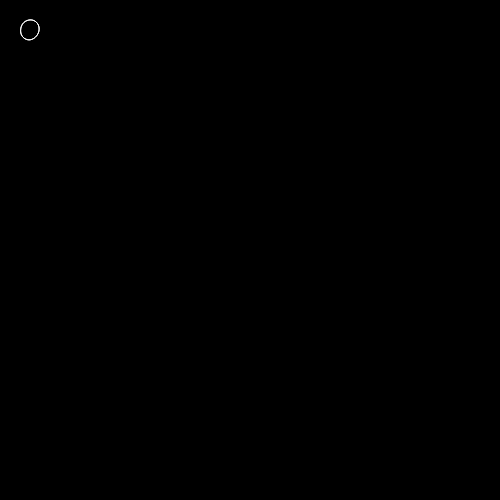
Frame 1 (no input)
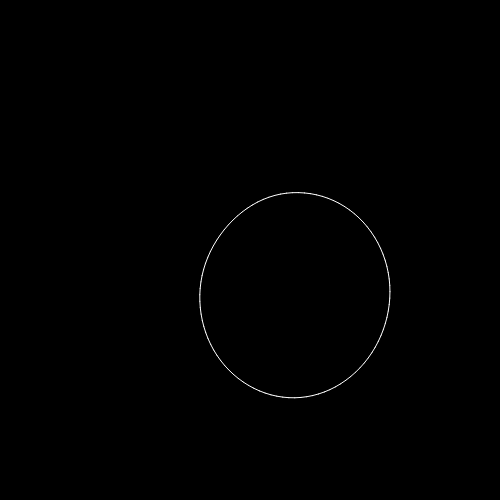
Frame 60 (no input)
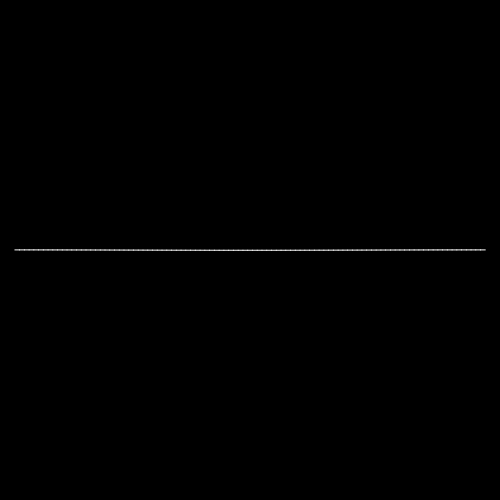
Frame 120 (the mouse pressed at the canvas centre since frame 60)

The p5.js sketch that drew these frames (run headless with seeded random() and noise() and a simulated clock; from frame 60 on, the mouse is pressed at the canvas centre):

// p5.js sketch
// ── sketch.js
var points;
var targetPoints;
var isCircle;

function setup() {
  createCanvas(500, 500);
  points = [];
  targetPoints = [];
  for(var i=0; i < 100; i++) {
    points.push(createVector(0, 0));
    targetPoints.push(createVector(0, 0));
  }
  isCircle = true;

}

function draw() {
  background(0);
  var numOfPoints = 100;
  var sizeOfCircle = 100;
  stroke(255);
  var millisecond = Date.now();

  for( var i=0; i < numOfPoints; i++) {
    var segment = i/(numOfPoints-1);
    var radian = (Math.PI * 2) * segment - Math.PI/2;
    if (isCircle) {
      var noiseMult = 0.001;
      var xPos = Math.cos(radian) * sizeOfCircle + width/2;
      var yPos = Math.sin(radian) * sizeOfCircle + height/2;
      var noiseValue = noise(xPos * noiseMult, yPos * noiseMult, millisecond * 0.001);
      noiseValue *= 100;

      var point = createVector(xPos + noiseValue, yPos + noiseValue);

    } else {
      var lineLength = Math.PI * 1.5 * sizeOfCircle
      var xPos = width/2 + ((1-segment) * lineLength) - (lineLength/2);
      var yPos = height/2;
      var point = createVector(xPos, yPos);
    }
    targetPoints[i] = point;
    points [i] = p5.Vector.lerp(points[i], targetPoints[i], 0.1);

    if(i > 0) {
      var prevPoint = points[i-1];
      var currentPoint = points[i];
      line(prevPoint.x, prevPoint.y, currentPoint.x, currentPoint.y);
    }


  }
}


function mousePressed() {
  isCircle = !isCircle;
}
